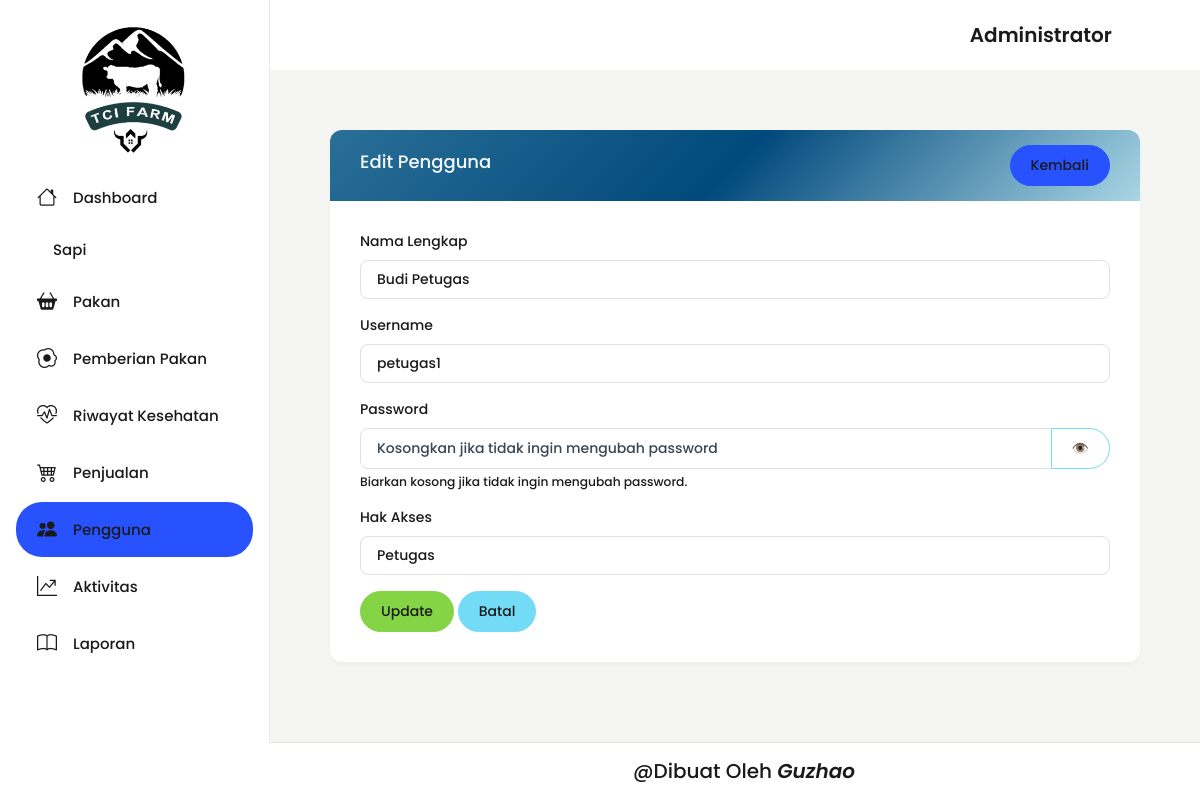
The page /backend/pages/pengguna/edit.php?id=2 (signed in) on the database its author committed.
### tables this page shows
CREATE TABLE `users` (
  `id_user` int NOT NULL,
  `username` varchar(50) NOT NULL,
  `password` varchar(255) NOT NULL,
  `nama_lengkap` varchar(100) DEFAULT NULL,
  `hak_akses` enum('administrator','petugas') NOT NULL
);

### backend/pages/pengguna/edit.php (the view, shortened to what this page needs)
<?php
include '../../../config/connection.php';
include '../../partials/header.php';
include '../../partials/sidebar.php';
include '../../partials/navbar.php';
$id = $_GET['id'] ?? null;
$q = "SELECT * FROM users WHERE id_user = '$id'";
$res = mysqli_query($connect, $q) or die(mysqli_error($connect));
$data = mysqli_fetch_object($res);
?>
<div class="container-fluid">
  <div class="row">
    <div class="col-12">
      <div class="card w-100">
        <div class="card-header d-flex align-items-center justify-content-between"
          style="background: linear-gradient(135deg, #2a6f97, #01497c, #a9d6e5); border: none;">
          <h5 class="text-light">Edit Pengguna</h5>
          <a href="./index.php" class="btn btn-primary">Kembali</a>
        </div>
        <div class="card-body">
          <form action="../../actions/pengguna/update.php?id=<?= $data->id_user ?>" method="POST">
            <div class="mb-3">
              <label for="namaInput" class="form-label">Nama Lengkap</label>
              <input type="text" name="nama_lengkap" id="namaInput"
                class="form-control" value="<?= htmlspecialchars($data->nama_lengkap) ?>" required>
            </div>
            <div class="mb-3">
              <label for="usernameInput" class="form-label">Username</label>
              <input type="text" name="username" id="usernameInput"
                class="form-control" value="<?= htmlspecialchars($data->username) ?>" required>
            </div>
            <div class="mb-3">
              <label for="passwordInput" class="form-label">Password</label>
              <div class="input-group">
                <input type="password" name="password" id="passwordInput"
                  class="form-control" placeholder="Kosongkan jika tidak ingin mengubah password">
                <button type="button" id="togglePassword" class="btn btn-outline-secondary">
                  <span id="toggleIcon">👁️</span>
                </button>
              </div>
              <div class="form-text">Biarkan kosong jika tidak ingin mengubah password.</div>
            </div>
            <div class="mb-3">
              <label for="hakInput" class="form-label">Hak Akses</label>
              <select name="hak_akses" id="hakInput" class="form-control" required>
                <option value="petugas" <?= $data->hak_akses == 'petugas' ? 'selected' : '' ?>>Petugas</option>
              </select>
            </div>
            <button type="submit" name="tombol" class="btn btn-success">Update</button>
            <a href="./index.php" class="btn btn-secondary">Batal</a>
          </form>
        </div>
      </div>
    </div>
  </div>
</div>
<?php
include '../../partials/footer.php';
include '../../partials/script.php';
?>

### backend/template_admin/src/assets/css/custom.css (style rules this page uses)
.body-wrapper .container-fluid, .body-wrapper .container-sm, .body-wrapper .container-md, .body-wrapper .container-lg, .body-wrapper .container-xl, .body-wrapper .container-xxl { max-width: 100% !important; margin: 0 !important; padding: 30px !important; padding-top: 65px !important; }
body, .table, .card, .btn, .navbar { font-family: 'Poppins', sans-serif; font-weight: 500; color: #1a1a1a; }
.card-header h5 { font-weight: 700; font-size: 18px; color: #fff; }
html, body, * { font-family: 'Poppins', sans-serif !important; font-weight: 500 !important; color: #1a1a1a !important; }

### rows shown on the page
users: nama_lengkap "Budi Petugas", username "petugas1", hak_akses "Petugas"

### other values the page prints
$_SESSION['hak_akses'] "Administrator"
